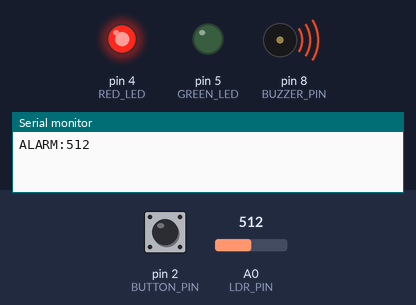
This sketch was run on a simulated Arduino Uno, built with avr-gcc and run on an emulated ATmega328P. On the bench: output pins drawn as LEDs (lit = HIGH), buzzer (waves = sounding, pin HIGH), the last lines printed to the serial monitor. Dashed ring = blinking. The inputs (shaded band) are chosen by the test bench; at power-on: pin 2 (BUTTON_PIN) HIGH, A0 (LDR_PIN) = 512.

Above: at 1.2 s.
1.3 s: pin 2 (BUTTON_PIN) pulled LOW for 1 s
At 1.45 s:
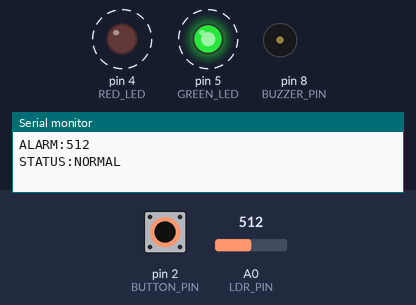
4.3 s: pin 2 (BUTTON_PIN) pulled LOW for 3.2 s
At 4.65 s:
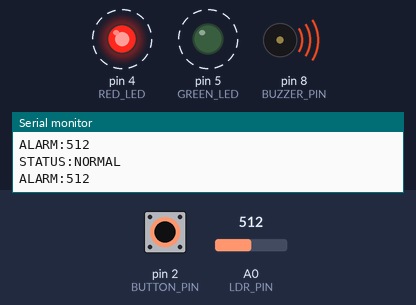
Timing chart, 0 to 8.9 s (numbered marks = the images above; inputs shaded):
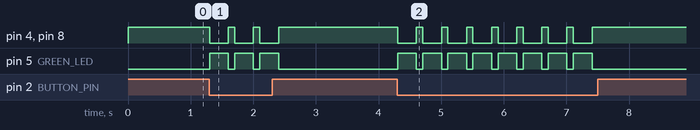

The sketch:

lazeracer.ino
```cpp
#define LDR_PIN A0
#define BUZZER_PIN 8
#define BUTTON_PIN 2
#define RED_LED 4
#define GREEN_LED 5

// Lazer LDR'ye vururken değer ~40 (Güvenli durum).
// Lazer ışını kesildiğinde değer yükselir.
// Eşik değerini 40'ın üzerinde (örneğin 200) olarak ayarlıyoruz:
const int LAZER_ESIK_DEGERI = 60;

bool alarmDurumu = false;

void setup() {
  Serial.begin(9600); // C# ile iletişim

  pinMode(BUZZER_PIN, OUTPUT);
  pinMode(RED_LED, OUTPUT);
  pinMode(GREEN_LED, OUTPUT);
  pinMode(BUTTON_PIN, INPUT_PULLUP); // Dahili direnç aktif

  // Başlangıç durumu: Sistem güvenli
  digitalWrite(GREEN_LED, HIGH);
  digitalWrite(RED_LED, LOW);
  digitalWrite(BUZZER_PIN, LOW);
}

void loop() {
  int ldrDegeri = analogRead(LDR_PIN);

  // 1. C#'tan gelen sıfırlama (RESET) komutunu dinle
  if (Serial.available() > 0) {
    String gelenKomut = Serial.readStringUntil('\n');
    gelenKomut.trim();
    if (gelenKomut == "RESET") {
      sistemiSifirla();
    }
  }

  // 2. Fiziksel Buton İle Sıfırlama
  if (digitalRead(BUTTON_PIN) == LOW && alarmDurumu) {
    sistemiSifirla();
    delay(300); // Debounce engeli
  }

  // 3. İhlal Tespiti (Işın kesilip değer 200'ün üstüne ÇIKTIĞINDA tetiklenir)
  if (ldrDegeri > LAZER_ESIK_DEGERI && !alarmDurumu) {
    alarmDurumu = true;

    // Görsel ve Sesli İkaz
    digitalWrite(GREEN_LED, LOW);
    digitalWrite(RED_LED, HIGH);
    digitalWrite(BUZZER_PIN, HIGH);

    // C#'a Bilgi Gönder: "ALARM:LDR_DEGERI"
    Serial.println("ALARM:" + String(ldrDegeri));
  }

  delay(100);
}

void sistemiSifirla() {
  alarmDurumu = false;
  digitalWrite(BUZZER_PIN, LOW);
  digitalWrite(RED_LED, LOW);
  digitalWrite(GREEN_LED, HIGH);
  Serial.println("STATUS:NORMAL");
}
```

Measured:
- after the input at 1.3 s, pin 4 (RED_LED), pin 8 (BUZZER_PIN): alternates HIGH for 0.10 s and LOW for 0.30 s, 6 changes in all, then stays HIGH, starting at once; pin 5 (GREEN_LED): alternates HIGH for 0.30 s and LOW for 0.10 s, 6 changes in all, then stays LOW, starting at once
- after the input at 4.3 s, pin 4 (RED_LED), pin 8 (BUZZER_PIN): alternates HIGH for 0.10 s and LOW for 0.30 s, 16 changes in all, then stays HIGH, starting at once; pin 5 (GREEN_LED): alternates HIGH for 0.30 s and LOW for 0.10 s, 16 changes in all, then stays LOW, starting at once
